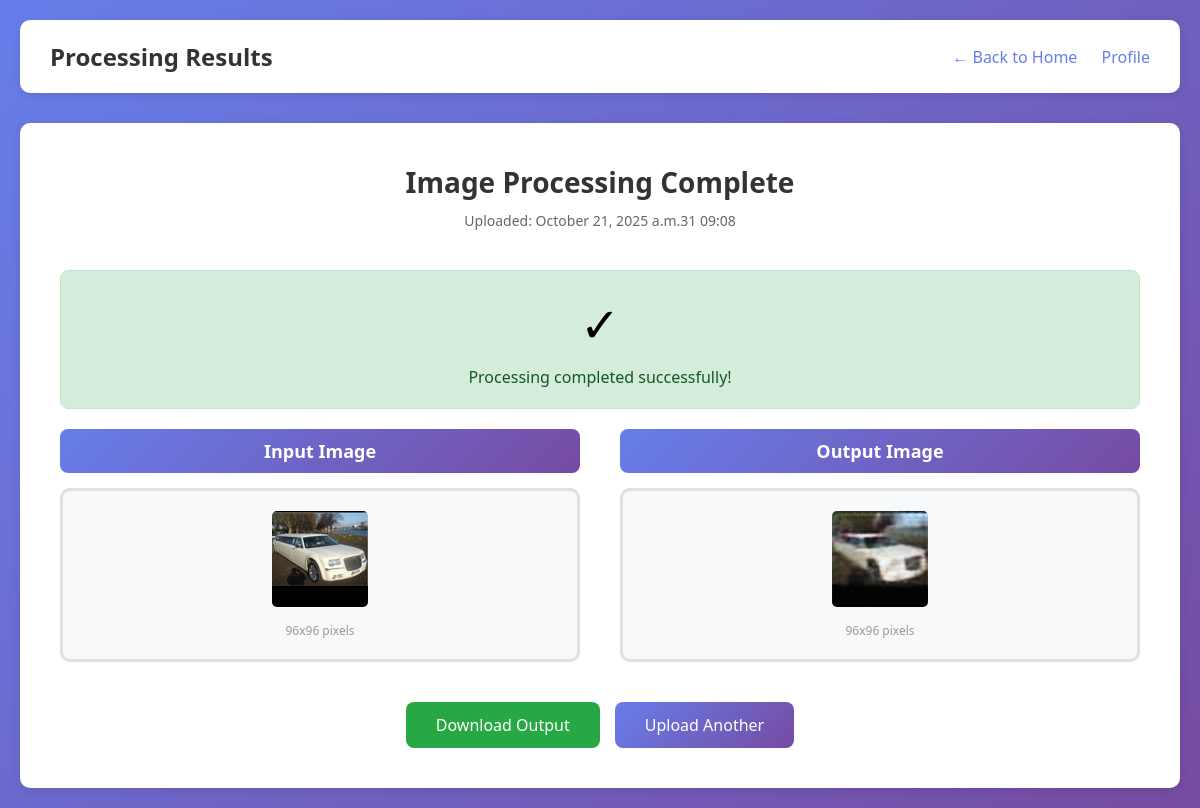
The page /results/21/ (signed in) on the database its author committed.
### account/models.py (models this page shows, shortened)
class ImageUpload(models.Model):
    user = models.ForeignKey(CustomUser, on_delete=models.CASCADE, related_name='images')
    input_image = models.ImageField(upload_to='uploads/input/')
    output_image = models.ImageField(upload_to='uploads/output/', null=True, blank=True)
    uploaded_at = models.DateTimeField(auto_now_add=True)
    processed = models.BooleanField(default=False)
    class Meta:
        ordering = ['-uploaded_at']
        verbose_name = 'Image Upload'
        verbose_name_plural = 'Image Uploads'

### account/views.py (the view)
# urls.py: path('results/<int:pk>/', results_view, name='results'),
@login_required
def results_view(request, pk):
    image_upload = get_object_or_404(ImageUpload, pk=pk, user=request.user)
    return render(request, 'account/results.html', {'image_upload': image_upload})

### templates/account/results.html (shortened to what this page needs)
<!DOCTYPE html>
<html lang="en">
<head>
</head>
<body>
    <div class="container">
        <div class="header">
            <h2>Processing Results</h2>
            <div class="nav-links">
                <a href="{% url 'account:home' %}">← Back to Home</a>
                <a href="{% url 'account:profile' %}">Profile</a>
            </div>
        </div>
        <div class="results-container">
            <div class="results-header">
                <h3>Image Processing Complete</h3>
                <div class="upload-info">
                    Uploaded: {{ image_upload.uploaded_at|date:"F d, Y at H:i" }}
                </div>
            </div>
            {% if image_upload.processed %}
            <div class="processing-status success">
                <div class="status-icon">✓</div>
                <div class="status-text success">Processing completed successfully!</div>
            </div>
            <div class="comparison">
                <div class="image-box">
                    <div class="image-label">Input Image</div>
                    <div class="image-wrapper">
                        <img src="{{ image_upload.input_image.url }}" alt="Input Image" class="result-image">
                        <div class="image-dimensions">96x96 pixels</div>
                    </div>
                </div>
                <div class="image-box">
                    <div class="image-label">Output Image</div>
                    <div class="image-wrapper">
                        <img src="{{ image_upload.output_image.url }}" alt="Output Image" class="result-image">
                        <div class="image-dimensions">96x96 pixels</div>
                    </div>
                </div>
            </div>
            <div class="action-buttons">
                <a href="{{ image_upload.output_image.url }}" download class="btn btn-success">
                    Download Output
                </a>
                <a href="{% url 'account:home' %}" class="btn btn-primary">
                    Upload Another
                </a>
            </div>
            {% endif %}
        </div>
    </div>
</body>
</html>

### templates/account/results.html (style rules this page uses)
* { margin: 0; padding: 0; box-sizing: border-box; }
body { font-family: 'Segoe UI', Tahoma, Geneva, Verdana, sans-serif; background: linear-gradient(135deg, #667eea 0%, #764ba2 100%); min-height: 100vh; padding: 20px; }
.container { max-width: 1200px; margin: 0 auto; }
.header { background: white; padding: 20px 30px; border-radius: 10px; box-shadow: 0 2px 10px rgba(0,0,0,0.1); display: flex; justify-content: space-between; align-items: center; margin-bottom: 30px; }
.header h2 { color: #333; font-size: 24px; }
.nav-links a { text-decoration: none; color: #667eea; font-weight: 500; margin-left: 20px; transition: color 0.3s; }
.results-container { background: white; padding: 40px; border-radius: 10px; box-shadow: 0 2px 10px rgba(0,0,0,0.1); }
.results-header { text-align: center; margin-bottom: 40px; }
.results-header h3 { color: #333; font-size: 28px; margin-bottom: 10px; }
.upload-info { color: #666; font-size: 14px; }
.comparison { display: grid; grid-template-columns: 1fr 1fr; gap: 40px; margin-bottom: 40px; }
.image-box { text-align: center; }
.image-label { font-size: 18px; font-weight: 600; color: #333; margin-bottom: 15px; padding: 10px; background: linear-gradient(135deg, #667eea 0%, #764ba2 100%); color: white; border-radius: 8px; }
.image-wrapper { background: #f8f9fa; padding: 20px; border-radius: 10px; border: 3px solid #e0e0e0; transition: all 0.3s; }
.result-image { max-width: 100%; height: auto; border-radius: 5px; image-rendering: pixelated; image-rendering: -moz-crisp-edges; image-rendering: crisp-edges; }
.image-dimensions { margin-top: 10px; font-size: 12px; color: #999; }
.action-buttons { display: flex; justify-content: center; gap: 15px; margin-top: 30px; }
.btn { padding: 12px 30px; border: none; border-radius: 8px; font-size: 16px; font-weight: 500; cursor: pointer; text-decoration: none; display: inline-block; transition: all 0.3s; }
.btn-primary { background: linear-gradient(135deg, #667eea 0%, #764ba2 100%); color: white; }
.btn-success { background: #28a745; color: white; }
.processing-status { text-align: center; padding: 20px; background: #fff3cd; border-radius: 8px; margin-bottom: 20px; border: 1px solid #ffeaa7; }
.processing-status.success { background: #d4edda; border-color: #c3e6cb; }
.status-icon { font-size: 48px; margin-bottom: 10px; }
.status-text { color: #856404; font-size: 16px; }
.status-text.success { color: #155724; }

### rows shown on the page
ImageUpload: uploaded_at "October 21, 2025 a.m.31 09:08", input_image (picture), output_image (picture)
